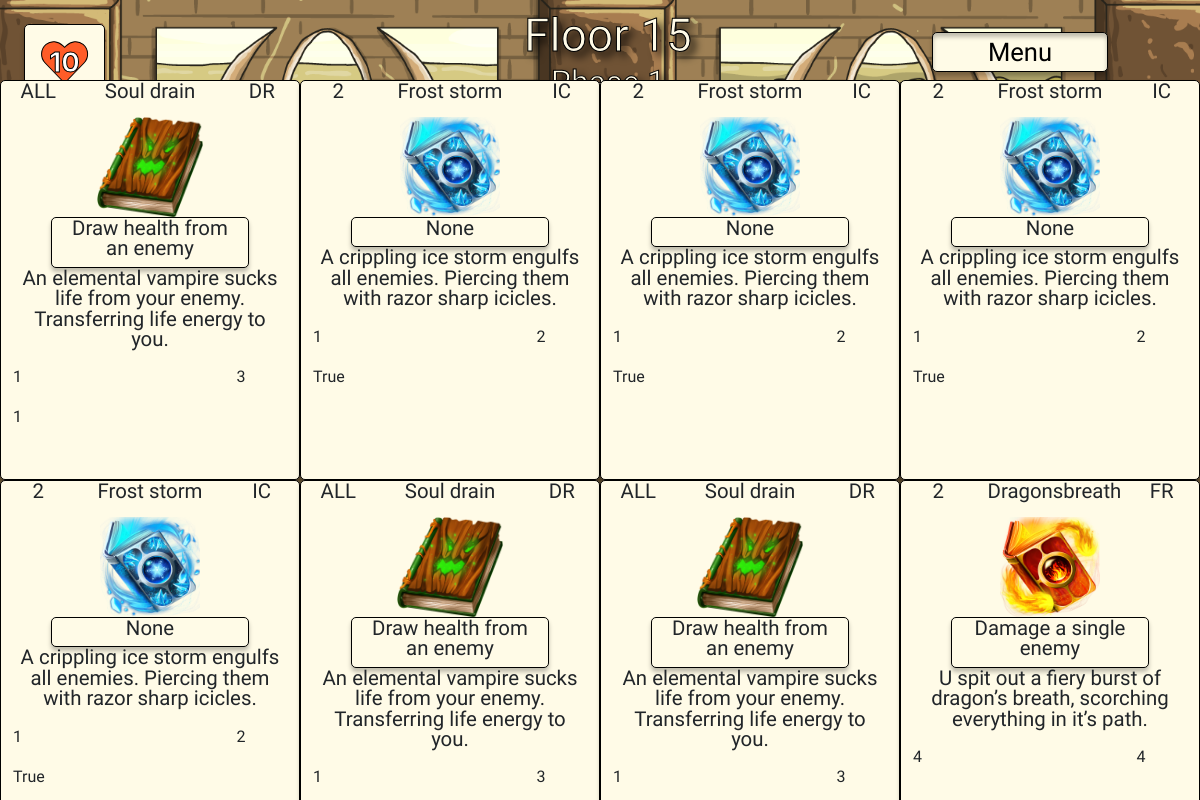
/battle/ (signed in), run on the app's committed database.
### profiles/models.py (models this page shows)
class Card(models.Model):
    in_freeversion = models.BooleanField(default=True)
    title = models.CharField(max_length=254, null=True, blank=True)
    description = models.TextField(max_length=1024, null=True, blank=True)
    image = models.ImageField(null=True, blank=True)
    image_url = models.URLField(null=True, blank=True)
    effect_text = models.CharField(max_length=254, null=True, blank=True)
    allowed_in_phase = models.CharField(max_length=4,
                                        choices=settings.ALLOWED_PHASES)
    attack_all = models.BooleanField(default=False)
    skill_style = models.CharField(max_length=2, choices=settings.SKILL_STYLES)
    attack_modifier = models.IntegerField(default=0)
    healing_modifier = models.IntegerField(default=0)
    defence_modifier = models.IntegerField(default=0)
    mana_cost = models.IntegerField(default=2)
    cards_discard_cost = models.IntegerField(default=0)
    def __str__(self):
        return self.title

### battle/views.py (the view)
# urls.py: path('', views.battle_screen, name='battle-screen'),
def battle_screen(request):
    current_user = request.user
    player = Player.objects.get(user=current_user)
    cards = Card.objects.all()
    foo = "Foo"
    bar = "Foo"
    context = {
        'player': player,
        'cards': cards,
        'foo': foo,
        'bar': bar,
    }
    return render(request, 'battle/battle.html', context)

### profiles/models.py (called while the page is built)
    def __str__(self):
        return str(self.card)

### battle/templates/battle/battle.html (shortened to what this page needs)
{% extends 'base.html' %}
{% load static %}
{% block extra_css %}
<link rel="stylesheet" href="{% static 'battle/css/battle.css' %}">
{% endblock %}
{% block body_background %}class="battle-bg"{% endblock %}
{% block content %}
<div class="container-fluid">
    <div class="row m-2 z1000 floor">
        <div class="col-12">
            <div class="row">
                <div class="col-12 title text-center">
                    <h1 class="medium-large-text mb-0">Floor 15</h1>
                    <h2 class="fs-2">Phase 1</h2>
                </div>
                <div class="col-2 offset-9 mt-1 mt-md-4 z500">
                    <div class="position-relative d-grid">
                        <a class="position-relative button medium-text text-center" href="{% url 'home:main-menu' %}">
                            Menu
                        </a>
                    </div>
                </div>
            </div>
        </div>
    </div>
    <div class="row">
        <div class="col-1 m-2 m-lg-4 z500 stats-bar">
            <ul class="list-unstyled mt-2 mb-2 medium-large-text stroke text-center">
                <li class="mt-lg-2 fire stroke">
                    <span class="fa-stack stat-icon fa-fw">
                        <i class="fas fa-stack-1x fa-heart"></i>
                        <span class="fa-stack-1x fa-inverse stat-number">10</span>
                    </span>
                </li>
                <li class="mt-lg-2 lightning stroke">
                    <span class="fa-stack stat-icon fa-fw">
                        <span class="fa-stack-1x fa-inverse stat-number">2</span>
                    </span>
                </li>
                <li class="mt-lg-2 fire stroke">
                    <span class="fa-stack stat-icon fa-fw">
                        <span class="fa-stack-1x fa-inverse stat-number">0</span>
                    </span>
                </li>
                <li class="mt-lg-2 ice stroke">
                    <span class="fa-stack stat-icon fa-fw">
                        <span class="fa-stack-1x fa-inverse stat-number">0</span>
                    </span>
                </li>
                <li class="mt-lg-2 drain stroke">
                    <span class="fa-stack stat-icon fa-fw">
                        <span class="fa-stack-1x fa-inverse stat-number">0</span>
                    </span>
                </li>
                <li class="mt-lg-2 golem stroke">
                    <span class="fa-stack stat-icon fa-fw">
                        <span class="fa-stack-1x fa-inverse stat-number">0</span>
                    </span>
                </li>
                <li class="mt-lg-2 mana stroke">
                    <span class="fa-stack stat-icon fa-fw">
                        <span class="fa-stack-1x fa-inverse stat-number">4</span>
                    </span>
                </li>
            </ul>
        </div>
        <div class="col-12 z0 battle-screen">
            <div class="row h-100">
                <div class="col-4 h-75 d-flex justify-content-end align-items-end">
                </div>
                <div class="col-8"></div>
            </div>
        </div>
        <div class="col-12 h-100 z2000 card-screen">
            <div class="row h-100 display-flex justify-content-between">
                {% for player_card in player.hand.all %}
                <div class="col-3 h-50 skill-card">
                    {% for card in cards %}
                    {% if player_card|lower == card.title|lower %}
                    <div class="row">
                        <div class="col-3">
                            <p class="text-center small-text">{{ card.allowed_in_phase }}</p>
                        </div>
                        <div class="col-6">
                            <h2 class="text-center small-text">{{ card.title }}</h2>
                        </div>
                        <div class="col-3">
                            <p class="text-center small-text">{{ card.skill_style }}</p>
                        </div>
                    </div>
                    <div class="row h-25">
                        <img class="card-image" src="{{MEDIA_URL}}{{ card.image.name }}" alt="{{card}} image">
                    </div>
                    <div class="row">
                        <div class="col-8 offset-2 card-effect">
                            <h3 class="text-center small-text">{{ card.effect_text }}</h3>
                        </div>
                    </div>
                    <div class="row">
                        <p class="text-center small-text">{{ card.description }}</p>
                    </div>
                    <div class="row">
                        <div class="col-3">
                            {% if card.attack_modifier  %}
                            <p>{{ card.attack_modifier }}</p>
                            {% endif %}
                            {% if card.healing_modifier  %}
                            <p>{{ card.healing_modifier }}</p>
                            {% endif %}
                            {% if card.attack_all  %}
                            <p>{{ card.attack_all }}</p>
                            {% endif %}
                        </div>
                        <div class="col-6"></div>
                        <div class="col-3">
                            {% if card.mana_cost %}
                            <p>
                                {{ card.mana_cost }}
                            </p>
                            {% endif %}
                        </div>
                    </div>
                    {% endif %}
                    {% endfor %}
                </div>
                {% endfor %}
            </div>
        </div>
        <div class="col-12">
            <div class="row z500 d-flex fixed-bottom justify-content-center">
                <div class="col-12">
                    <div class="row">
                        <div class="col-12 title text-center">
                            <h3 class="fs-5">action selection</h3>
                        </div>
                    </div>
                </div>
                <div class="col-12 ml-4 mb-2 action-bar">
                    <div class="row d-flex justify-content-between">
                        <div class="col px-2 m-lg-2">
                            <div class="row">
                            </div>
                            <div class="row action-stats">
                                <div class="col p-1 position-relative">
                                    <span class="position-absolute fa-inverse stat-number stroke">2</span>
                                </div>
                                <div class="col p-1 position-relative">
                                    <span class="position-absolute fa-inverse stat-number stroke">2</span>
                                </div>
                            </div>
                        </div>
                        <div class="col px-2 m-lg-2">
                            <div class="row">
                            </div>
                            <div class="row action-stats">
                                <div class="col p-1 position-relative">
                                    <span class="position-absolute fa-inverse stat-number stroke">0</span>
                                </div>
                                <div class="col p-1 position-relative">
                                    <span class="position-absolute fa-inverse stat-number stroke">4</span>
                                </div>
                            </div>
                        </div>
                        <div class="col px-2 m-lg-2">
                            <div class="row">
                            </div>
                            <div class="row action-stats">
                                <div class="col p-1 position-relative">
                                    <span class="position-absolute fa-inverse stat-number stroke">0</span>
                                </div>
                                <div class="col p-1 position-relative">
                                    <span class="position-absolute fa-inverse stat-number stroke">2</span>
                                </div>
                            </div>
                        </div>
                        <div class="col px-2 m-lg-2">
                            <div class="row">
                            </div>
                            <div class="row action-stats">
                                <div class="col p-1 position-relative">
                                    <span class="position-absolute fa-inverse stat-number stroke">0</span>
                                </div>
                                <div class="col p-1 position-relative">
                                    <span class="position-absolute fa-inverse stat-number stroke">2</span>
                                </div>
                            </div>
                        </div>
                        <div class="col px-2 m-lg-2">
                            <div class="row">
                            </div>
                            <div class="row action-stats">
                                <div class="col p-1 position-relative">
                                    <span class="position-absolute fa-inverse stat-number stroke">0</span>
                                </div>
                                <div class="col p-1 position-relative">
                                    <span class="position-absolute fa-inverse stat-number stroke">1</span>
                                </div>
                            </div>
                        </div>
                        <div class="col px-2 m-lg-2">
                            <div class="row">
                            </div>
                            <div class="row action-stats">
                                <div class="col p-1 position-relative">
                                    <span class="position-absolute fa-inverse stat-number stroke">0</span>
                                </div>
                                <div class="col p-1 position-relative">
                                    <span class="position-absolute fa-inverse stat-number stroke">2</span>
                                </div>
                            </div>
                        </div>
                        <div class="col m-lg-2">
                            <div class="row">
                            </div>
                            <div class="row action-stats">
                                <div class="col p1 position-relative">
                                    <span class="position-absolute medium-text fa-inverse stat-skip stroke">Skip</span>
                                </div>
                            </div>
                        </div>
                    </div>
                </div>
            </div>
        </div>
    </div>
</div>
{% endblock %}

### static/css/base.css (style rules this page uses)
html { height: 100%; width: 100%; }
:root { --ice: #0CF9F8; --offwhite: #FFFBE7; --drain: #2FE809; --fire: #FF5C28; --healing: #BED2F8; --golem: #D08617; --grey: #A0A0A0; --lightning: #F91EED; --mana: #FFE922; --xp-color:#E8FEFF; }
.ice { color: var(--ice); }
.drain { color: var(--drain); }
.fire { color: var(--fire); }
.golem { color: var(--golem); }
.lightning { color: var(--lightning); }
.mana { color: var(--mana); }
body, h1, h2, h3, h4, h5, p { font-family: 'Stylish', sans-serif; }
.medium-large-text { font-size: calc(10px + 3vw); }
.medium-text { font-size: calc(16px + 0.8vw); }
.small-text { font-size: calc(6px + 1.2vw); line-height: 100%; }
.title { color: var(--offwhite); -webkit-text-stroke: 1px black; text-shadow: 5px 5px 8px black; line-height:0.8; }
.stroke { -webkit-text-stroke: 1px black; }
a.button, button.button { color: black; text-decoration: none; border-radius: 5px; font-family: 'Stylish', sans-serif; background-color: var(--offwhite); border: black solid 0.8px; box-shadow: 0px 4px 4px 0px rgba(0, 0, 0, 0.25),0px 4px 4px 0px rgba(0, 0, 0, 0.25) inset; }

### battle/static/battle/css/battle.css (style rules this page uses)
.stats-bar, .action-bar { border-radius: 5px; font-family: 'Stylish', sans-serif; background-color: var(--offwhite); border: black solid 0.8px; box-shadow: 0px 4px 4px 0px rgba(0, 0, 0, 0.25); }
.action-bar { width: fit-content; height: fit-content; font-family: -apple-system, BlinkMacSystemFont, 'Segoe UI', Roboto, Oxygen, Ubuntu, Cantarell, 'Open Sans', 'Helvetica Neue', sans-serif; font-weight: bold; }
.stats-bar { height: fit-content; width: fit-content; font-family: -apple-system, BlinkMacSystemFont, 'Segoe UI', Roboto, Oxygen, Ubuntu, Cantarell, 'Open Sans', 'Helvetica Neue', sans-serif; font-weight: bold; }
.stats-bar li { line-height: 1.1em;; }
.fa-stack.stat-icon { width: 1.2em; height: 1.2em; line-height: 1.2em; }
.stat-icon .stat-number { font-size: 0.6em; }
.action-stats { top: 50%; left: 50%; transform: translate(0, -300%); }
.stat-skip { top: 50%; left: 50%; transform: translate(-60%, -80%) }
.action-stats .stat-number { top: 50%; left: 50%; transform: translate(-100%, -10%); font-size: calc(10px + 1vw); }
.battle-bg { background-image: url('../../../media/battle_background_3.png'); height: 100vh; width: 100vw; background-position: center; background-repeat: no-repeat; background-size: cover; }
.skill-card { border-radius: 5px; font-family: 'Stylish', sans-serif; background-color: var(--offwhite); border: black solid 0.8px; box-shadow: 0px 4px 4px 0px rgba(0, 0, 0, 0.25); }
.card-effect { border-radius: 5px; font-family: 'Stylish', sans-serif; background-color: var(--offwhite); border: black solid 0.8px; box-shadow: 0px 4px 4px 0px rgba(0, 0, 0, 0.25); }
.card-image { height: 100%; object-fit: contain; }
.battle-screen, .card-screen { position: fixed; top: 10%; }
.floor { width: 98%; }
.z0 { z-index: 0; }
.z500 { position: fixed; z-index: 500; }
.z1000 { position: fixed; z-index: 1000; }
.z2000 { z-index: 1000; }

### data on the page
Card: allowed_in_phase "ALL", title "Soul drain", skill_style "DR", image.name (picture), effect_text "Draw health from an enemy", description "An elemental vampire sucks life from your enemy. Transferring life energy to you.", attack_modifier "1", healing_modifier "1", mana_cost "3"
Card: allowed_in_phase "2", title "Frost storm", skill_style "IC", image.name (picture), effect_text "None", description "A crippling ice storm engulfs all enemies. Piercing them with razor sharp icicles.", attack_modifier "1", attack_all "True", mana_cost "2"
Card: allowed_in_phase "2", title "Dragonsbreath", skill_style "FR", image.name (picture), effect_text "Damage a single enemy", description "U spit out a fiery burst of dragon’s breath, scorching everything in it’s path.", attack_modifier "4", mana_cost "4"
